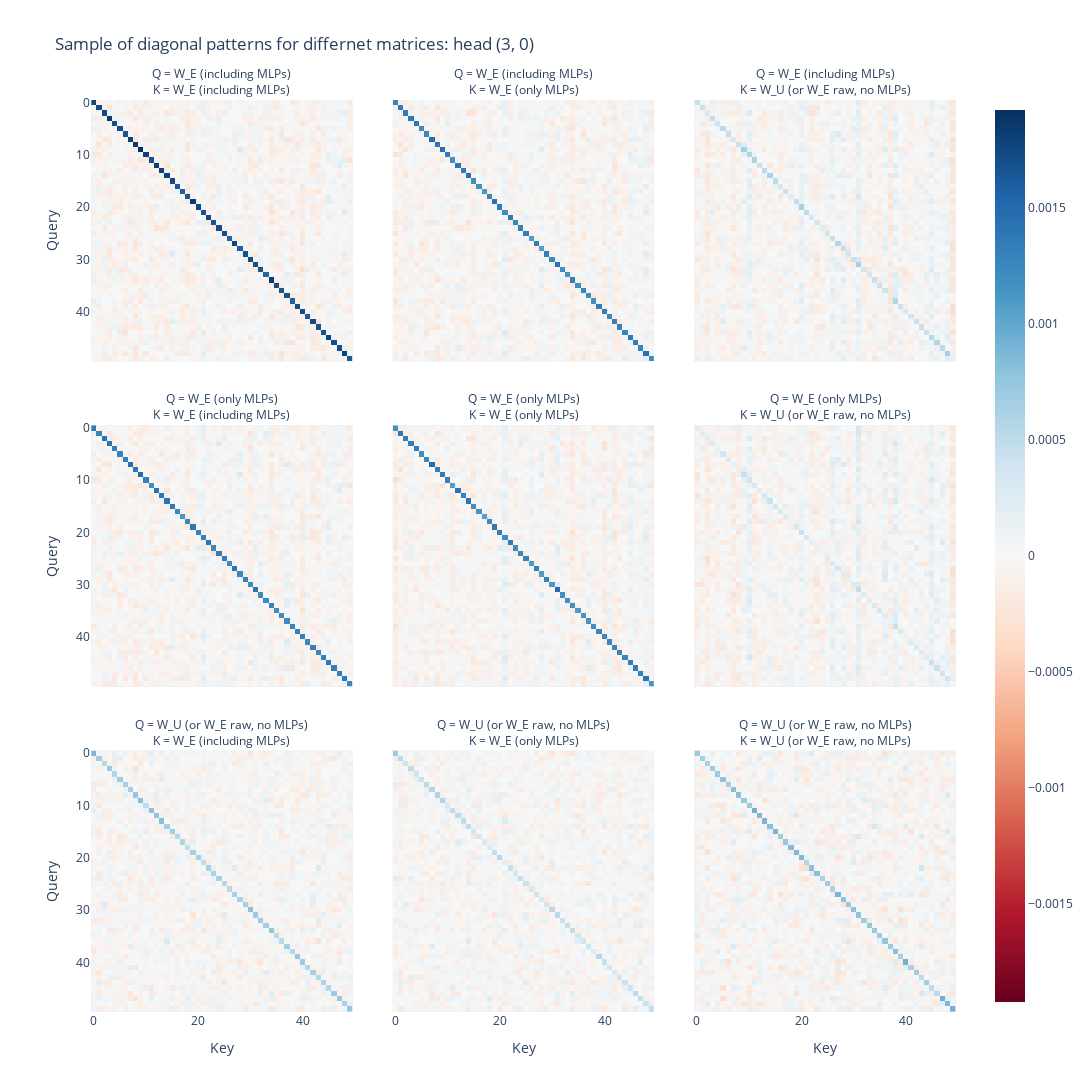

Source (notebook cell):
### Markdown cell above
$$
W_E^Q W_Q W_K^T W_E^K
$$

### Code cell
def plot_random_sample(
    embeddings_dict: Dict[str, Float[Tensor, "d_vocab d_model"]],
    model: HookedTransformer = model,
    sample_size: int = 50,
    num_batches: int = 1,
    head: Tuple[int, int] = (10, 7)
):
    results_for_each_batch = []

    sorted_keys = sorted(embeddings_dict.keys())

    W_Q = model.W_Q[head[0], head[1]]
    W_K = model.W_K[head[0], head[1]]

    embeddings_dict_normalized = {k: v / v.norm(dim=-1, keepdim=True) for k, v in embeddings_dict.items()}

    q_and_k_labels = [(q_name, k_name) for q_name in sorted_keys for k_name in sorted_keys]
    q_and_k_matrices = [(embeddings_dict_normalized[q_name], embeddings_dict_normalized[k_name]) for (q_name, k_name) in q_and_k_labels]

    for batch_idx in range(num_batches):
        results = []
        sample_indices = t.randint(0, model.cfg.d_vocab, (sample_size,))
        for q_matrix, k_matrix in q_and_k_matrices:
            full_matrix = FactoredMatrix(q_matrix @ W_Q, W_K.T @ k_matrix.T)
            full_matrix_sample = full_matrix.A[sample_indices, :] @ full_matrix.B[:, sample_indices]
            # full_matrix_sample = full_matrix_sample - full_matrix_sample.mean(dim=-1, keepdim=True)
            # full_matrix_sample = full_matrix_sample / full_matrix_sample.std()
            full_matrix_sample = full_matrix_sample.softmax(dim=-1)
            results.append(full_matrix_sample)

        results_for_each_batch.append(t.stack(results, dim=0))

    results = sum(results_for_each_batch) / len(results_for_each_batch)

    imshow(
        results - (1 / sample_size),
        facet_col=0,
        facet_col_wrap=len(embeddings_dict),
        facet_labels=[f"Q = {q_name}<br>K = {k_name}" for (q_name, k_name) in q_and_k_labels],
        title=f"Sample of diagonal patterns for differnet matrices: head {head}",
        labels={"x": "Key", "y": "Query"},
        height=1200, width=1200
    )

plot_random_sample(embeddings_dict, head = (3, 0), sample_size = 50, num_batches = 20)

### Figure 1 — Plotly figure (JSON) as saved in the notebook; plotly's stock layout.template omitted (floating-point values rounded to 4 significant figures; data arrays with more than 128 entries replaced by an {"elided": "..."} marker saying what was removed)
{"data": [{"coloraxis": "coloraxis", "hovertemplate": "Key: %{x}<br>Query: %{y}<br>color: %{z}<extra></extra>", "name": "0", "type": "heatmap", "xaxis": "x7", "yaxis": "y7", "z": {"elided": "50x50 float values"}}, {"coloraxis": "coloraxis", "hovertemplate": "Key: %{x}<br>Query: %{y}<br>color: %{z}<extra></extra>", "name": "1", "type": "heatmap", "xaxis": "x8", "yaxis": "y8", "z": {"elided": "50x50 float values"}}, {"coloraxis": "coloraxis", "hovertemplate": "Key: %{x}<br>Query: %{y}<br>color: %{z}<extra></extra>", "name": "2", "type": "heatmap", "xaxis": "x9", "yaxis": "y9", "z": {"elided": "50x50 float values"}}, {"coloraxis": "coloraxis", "hovertemplate": "Key: %{x}<br>Query: %{y}<br>color: %{z}<extra></extra>", "name": "3", "type": "heatmap", "xaxis": "x4", "yaxis": "y4", "z": {"elided": "50x50 float values"}}, {"coloraxis": "coloraxis", "hovertemplate": "Key: %{x}<br>Query: %{y}<br>color: %{z}<extra></extra>", "name": "4", "type": "heatmap", "xaxis": "x5", "yaxis": "y5", "z": {"elided": "50x50 float values"}}, {"coloraxis": "coloraxis", "hovertemplate": "Key: %{x}<br>Query: %{y}<br>color: %{z}<extra></extra>", "name": "5", "type": "heatmap", "xaxis": "x6", "yaxis": "y6", "z": {"elided": "50x50 float values"}}, {"coloraxis": "coloraxis", "hovertemplate": "Key: %{x}<br>Query: %{y}<br>color: %{z}<extra></extra>", "name": "6", "type": "heatmap", "xaxis": "x", "yaxis": "y", "z": {"elided": "50x50 float values"}}, {"coloraxis": "coloraxis", "hovertemplate": "Key: %{x}<br>Query: %{y}<br>color: %{z}<extra></extra>", "name": "7", "type": "heatmap", "xaxis": "x2", "yaxis": "y2", "z": {"elided": "50x50 float values"}}, {"coloraxis": "coloraxis", "hovertemplate": "Key: %{x}<br>Query: %{y}<br>color: %{z}<extra></extra>", "name": "8", "type": "heatmap", "xaxis": "x3", "yaxis": "y3", "z": {"elided": "50x50 float values"}}], "layout": {"annotations": [{"font": {}, "showarrow": false, "text": "Q = W_U (or W_E raw, no MLPs)<br>K = W_E (including MLPs)", "x": 0.16, "xanchor": "center", "xref": "paper", "y": 0.2867, "yanchor": "bottom", "yref": "paper"}, {"font": {}, "showarrow": false, "text": "Q = W_U (or W_E raw, no MLPs)<br>K = W_E (only MLPs)", "x": 0.5, "xanchor": "center", "xref": "paper", "y": 0.2867, "yanchor": "bottom", "yref": "paper"}, {"font": {}, "showarrow": false, "text": "Q = W_U (or W_E raw, no MLPs)<br>K = W_U (or W_E raw, no MLPs)", "x": 0.84, "xanchor": "center", "xref": "paper", "y": 0.2867, "yanchor": "bottom", "yref": "paper"}, {"font": {}, "showarrow": false, "text": "Q = W_E (only MLPs)<br>K = W_E (including MLPs)", "x": 0.16, "xanchor": "center", "xref": "paper", "y": 0.6433, "yanchor": "bottom", "yref": "paper"}, {"font": {}, "showarrow": false, "text": "Q = W_E (only MLPs)<br>K = W_E (only MLPs)", "x": 0.5, "xanchor": "center", "xref": "paper", "y": 0.6433, "yanchor": "bottom", "yref": "paper"}, {"font": {}, "showarrow": false, "text": "Q = W_E (only MLPs)<br>K = W_U (or W_E raw, no MLPs)", "x": 0.84, "xanchor": "center", "xref": "paper", "y": 0.6433, "yanchor": "bottom", "yref": "paper"}, {"font": {}, "showarrow": false, "text": "Q = W_E (including MLPs)<br>K = W_E (including MLPs)", "x": 0.16, "xanchor": "center", "xref": "paper", "y": 1.0, "yanchor": "bottom", "yref": "paper"}, {"font": {}, "showarrow": false, "text": "Q = W_E (including MLPs)<br>K = W_E (only MLPs)", "x": 0.5, "xanchor": "center", "xref": "paper", "y": 1.0, "yanchor": "bottom", "yref": "paper"}, {"font": {}, "showarrow": false, "text": "Q = W_E (including MLPs)<br>K = W_U (or W_E raw, no MLPs)", "x": 0.84, "xanchor": "center", "xref": "paper", "y": 1.0, "yanchor": "bottom", "yref": "paper"}], "coloraxis": {"cmid": 0, "colorscale": [[0, "rgb(103,0,31)"], [0.1, "rgb(178,24,43)"], [0.2, "rgb(214,96,77)"], [0.3, "rgb(244,165,130)"], [0.4, "rgb(253,219,199)"], [0.5, "rgb(247,247,247)"], [0.6, "rgb(209,229,240)"], [0.7, "rgb(146,197,222)"], [0.8, "rgb(67,147,195)"], [0.9, "rgb(33,102,172)"], [1, "rgb(5,48,97)"]]}, "height": 1200, "title": {"text": "Sample of diagonal patterns for differnet matrices: head (3, 0)"}, "width": 1200, "xaxis": {"anchor": "y", "constrain": "domain", "domain": [0, 0.32], "scaleanchor": "y", "title": {"text": "Key"}}, "xaxis2": {"anchor": "y2", "domain": [0.34, 0.66], "matches": "x", "title": {"text": "Key"}}, "xaxis3": {"anchor": "y3", "domain": [0.68, 1.0], "matches": "x", "title": {"text": "Key"}}, "xaxis4": {"anchor": "y4", "domain": [0, 0.32], "matches": "x", "showticklabels": false}, "xaxis5": {"anchor": "y5", "domain": [0.34, 0.66], "matches": "x", "showticklabels": false}, "xaxis6": {"anchor": "y6", "domain": [0.68, 1.0], "matches": "x", "showticklabels": false}, "xaxis7": {"anchor": "y7", "domain": [0, 0.32], "matches": "x", "showticklabels": false}, "xaxis8": {"anchor": "y8", "domain": [0.34, 0.66], "matches": "x", "showticklabels": false}, "xaxis9": {"anchor": "y9", "domain": [0.68, 1.0], "matches": "x", "showticklabels": false}, "yaxis": {"anchor": "x", "autorange": "reversed", "constrain": "domain", "domain": [0, 0.2867], "title": {"text": "Query"}}, "yaxis2": {"anchor": "x2", "domain": [0, 0.2867], "matches": "y", "showticklabels": false}, "yaxis3": {"anchor": "x3", "domain": [0, 0.2867], "matches": "y", "showticklabels": false}, "yaxis4": {"anchor": "x4", "domain": [0.3567, 0.6433], "matches": "y", "title": {"text": "Query"}}, "yaxis5": {"anchor": "x5", "domain": [0.3567, 0.6433], "matches": "y", "showticklabels": false}, "yaxis6": {"anchor": "x6", "domain": [0.3567, 0.6433], "matches": "y", "showticklabels": false}, "yaxis7": {"anchor": "x7", "domain": [0.7133, 1.0], "matches": "y", "title": {"text": "Query"}}, "yaxis8": {"anchor": "x8", "domain": [0.7133, 1.0], "matches": "y", "showticklabels": false}, "yaxis9": {"anchor": "x9", "domain": [0.7133, 1.0], "matches": "y", "showticklabels": false}}}
